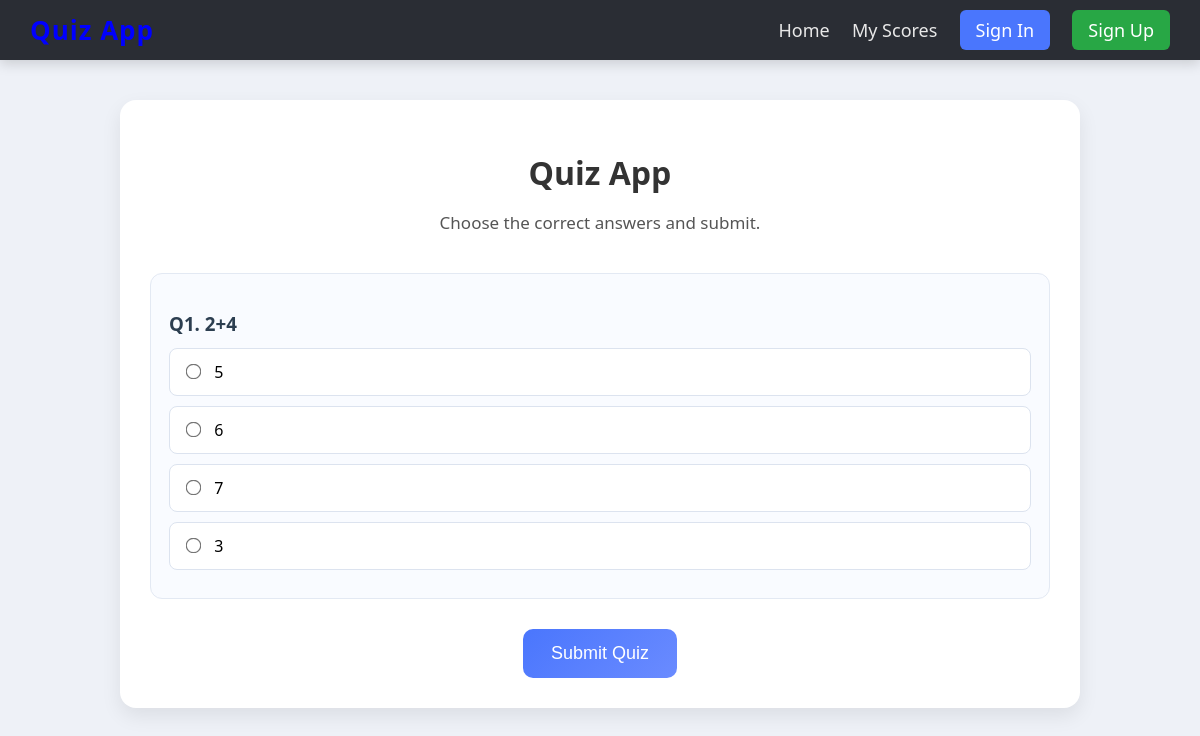
The page /quize/1/ on the database its author committed.
### quiz/models.py (models this page shows, shortened)
class Question(models.Model):
    category = models.ForeignKey(Category, on_delete=models.CASCADE)
    question_text = models.CharField(max_length=255)
    option1 = models.CharField(max_length=255)
    option2 = models.CharField(max_length=255)
    option3 = models.CharField(max_length=255)
    option4 = models.CharField(max_length=255)
    answer = models.CharField(max_length=255)

### quiz/views.py (the view, shortened to what this page needs)
# urls.py: path('quize/<int:category_id>/', quiz_home, name = "quize"),
def quiz_home(request, category_id):
    category = Category.objects.get(id = category_id)
    questions = Question.objects.filter(category = category)
    return render(request, "quize.html", context={'questions' : questions})

### quiz/templates/quize.html (shortened to what this page needs)
{% extends 'base.html' %}
{% block content %}
<h1>Quiz App</h1>
<p style="text-align:center;">Choose the correct answers and submit.</p>
<br>
<form method="POST" enctype="multipart/form-data">
    {% for q in questions %}
    <div class="question-card">
        <h3>Q{{ forloop.counter }}. {{ q.question_text }}</h3>
        <label class="option">
            <input type="radio" name="{{ q.id }}" value="{{ q.option1 }}" required>
            {{ q.option1 }}
        </label>
        <label class="option">
            <input type="radio" name="{{ q.id }}" value="{{ q.option2 }}" required>
            {{ q.option2 }}
        </label>
        <label class="option">
            <input type="radio" name="{{ q.id }}" value="{{ q.option3 }}" required>
            {{ q.option3 }}
        </label>
        <label class="option">
            <input type="radio" name="{{ q.id }}" value="{{ q.option4 }}" required>
            {{ q.option4 }}
        </label>
    </div>
    {% endfor %}
    <div style="text-align:center; margin-top: 30px;">
        <button type="submit" class="btn">Submit Quiz</button>
    </div>
</form>
{% endblock %}

### quiz/templates/base.html (style rules this page uses)
body { background: #eef1f7; font-family: 'Segoe UI', sans-serif; margin: 0; padding: 0; }
h1, h2 { text-align: center; color: #333; margin-bottom: 10px; }
p { color: #555; font-size: 17px; }
.btn { background: linear-gradient(135deg, #4a76fd, #6a8bff); color: white; padding: 14px 28px; border-radius: 10px; text-decoration: none; border: none; cursor: pointer; font-size: 18px; transition: 0.3s ease; }
.question-card { background: #f9fbff; padding: 18px; border-radius: 12px; margin-bottom: 25px; border: 1px solid #e3e9f3; transition: 0.2s ease; }
.question-card h3 { color: #2c3e50; margin-bottom: 12px; }
.option { background: #ffffff; padding: 12px; border-radius: 8px; display: block; margin: 10px 0; border: 1px solid #dce3ef; cursor: pointer; transition: 0.2s ease; }
input[type="radio"] { margin-right: 10px; transform: scale(1.2); }

### rows shown on the page
Question: question_text "2+4", option1 "5", option2 "6", option3 "7", option4 "3"
